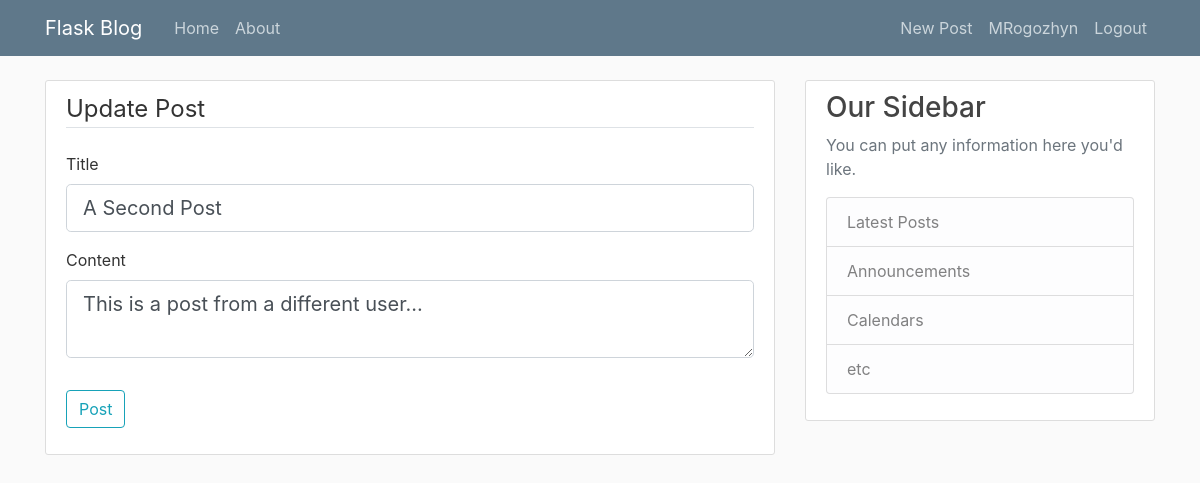
Page /post/9/update (signed in) on the committed database.
### flaskblog/models.py (models this page shows, shortened)
class User(db.Model, UserMixin):
    id = db.Column(db.Integer, primary_key=True)
    username = db.Column(db.String(20), unique=True, nullable=False)
    email = db.Column(db.String(120), unique=True, nullable=False)
    image_file = db.Column(db.String(20), nullable=False, default='default.jpg')
    password = db.Column(db.String(60), nullable=False)
    posts = db.relationship('Post', backref='author', lazy=True)

class Post(db.Model):
    id = db.Column(db.Integer, primary_key=True)
    title = db.Column(db.String(100), nullable=False)
    date_posted = db.Column(db.DateTime, nullable=False, default=datetime.utcnow)
    content = db.Column(db.Text, nullable=False)
    user_id = db.Column(db.Integer, db.ForeignKey('user.id'), nullable=False)

### flaskblog/posts/routes.py (the view)
@posts.route("/post/<int:post_id>/update", methods=['GET', 'POST'])
@login_required
def update_post(post_id):
    post = Post.query.get_or_404(post_id)
    if post.author != current_user:
        abort(403)
    form = PostForm()
    if form.validate_on_submit():
        post.title = form.title.data
        post.content = form.content.data
        db.session.commit()
        flash('Your post has been updated!', 'success')
        return redirect(url_for('posts.post', post_id=post.id))
    elif request.method == 'GET':
        form.title.data = post.title
        form.content.data = post.content
    return render_template('create_post.html', title='Update Post', form=form, legend='Update Post')

### flaskblog/posts/forms.py
class PostForm(FlaskForm):
    title = StringField('Title', validators=[DataRequired()])
    content = TextAreaField('Content', validators=[DataRequired()])
    submit = SubmitField('Post')

### flaskblog/models.py (called while the page is built)
@login_manager.user_loader
def load_user(user_id):
    return User.query.get(int(user_id))

### flaskblog/templates/create_post.html (shortened to what this page needs)
{% extends "layout.html" %}
{% block content %}
    <div class="content-section">
        <form method="POST" action="">
            <fieldset class="form-group">
                <legend class="border-bottom mb-4">{{ legend }}</legend>
                <div class="form-group">
                    {{ form.title.label(class="form-control-label") }}
                    {% if form.title.errors %}
                        {{ form.title(class="form-control form-control-lg is-invalid") }}
                        <div class="invalid-feedback">
                            {% for error in form.title.errors %}
                                <span>{{ error }}</span>
                            {% endfor %}
                        </div>
                    {% else %}
                        {{ form.title(class="form-control form-control-lg") }}
                    {% endif %}
                </div>
                <div class="form-group">
                    {{ form.content.label(class="form-control-label") }}
                    {% if form.content.errors %}
                        {{ form.content(class="form-control form-control-lg is-invalid") }}
                        <div class="invalid-feedback">
                            {% for error in form.content.errors %}
                                <span>{{ error }}</span>
                            {% endfor %}
                        </div>
                    {% else %}
                        {{ form.content(class="form-control form-control-lg") }}
                    {% endif %}
                </div>
            </fieldset>
            <div class="form-group">
                {{ form.submit(class="btn btn-outline-info") }}
            </div>
        </form>
    </div>
{% endblock content %}

### flaskblog/templates/layout.html (shortened to what this page needs)
<!DOCTYPE html>
<html>
<head>
    <link rel="stylesheet" href="https://maxcdn.bootstrapcdn.com/bootstrap/4.0.0/css/bootstrap.min.css">
    <link rel="stylesheet" type="text/css" href="{{ url_for('static', filename='main.css') }}">
</head>
<body>
    <header class="site-header">
      <nav class="navbar navbar-expand-md navbar-dark bg-steel fixed-top">
        <div class="container">
          <a class="navbar-brand mr-4" href="/">Flask Blog</a>
          <div class="collapse navbar-collapse" id="navbarToggle">
            <div class="navbar-nav mr-auto">
              <a class="nav-item nav-link" href="{{ url_for('main.home') }}">Home</a>
              <a class="nav-item nav-link" href="{{ url_for('main.about') }}">About</a>
            </div>
            <div class="navbar-nav">
                {% if current_user.is_authenticated %}
                  <a class="nav-item nav-link" href="{{ url_for('posts.new_post') }}">New Post</a>
                  <a class="nav-item nav-link" href="{{ url_for('users.account') }}">{{ current_user.username }}</a>
                  <a class="nav-item nav-link" href="{{ url_for('users.logout') }}">Logout</a>
                {% else %}
                  <a class="nav-item nav-link" href="{{ url_for('users.login') }}">Login</a>
                  <a class="nav-item nav-link" href="{{ url_for('users.register') }}">Register</a>
                {% endif %}
            </div>
          </div>
        </div>
      </nav>
    </header>
    <main role="main" class="container">
      <div class="row">
        <div class="col-md-8">
          {% block content %}{% endblock %}
        </div>
        <div class="col-md-4">
          <div class="content-section">
            <h3>Our Sidebar</h3>
            <p class='text-muted'>You can put any information here you'd like.
              <ul class="list-group">
                <li class="list-group-item list-group-item-light">Latest Posts</li>
                <li class="list-group-item list-group-item-light">Announcements</li>
                <li class="list-group-item list-group-item-light">Calendars</li>
                <li class="list-group-item list-group-item-light">etc</li>
              </ul>
            </p>
          </div>
        </div>
      </div>
    </main>
</body>
</html>

### flaskblog/static/main.css (style rules this page uses)
body { background: #fafafa; color: #333333; margin-top: 5rem; }
h1, h2, h3, h4, h5, h6 { color: #444444; }
.bg-steel { background-color: #5f788a; }
.site-header .navbar-nav .nav-link { color: #cbd5db; }
.content-section { background: #ffffff; padding: 10px 20px; border: 1px solid #dddddd; border-radius: 3px; margin-bottom: 20px; }

### rows in the picture
User: username "MRogozhyn"
Post: title "A Second Post", content "This is a post from a different user..."

### other values in the picture
{{ legend }} "Update Post"
